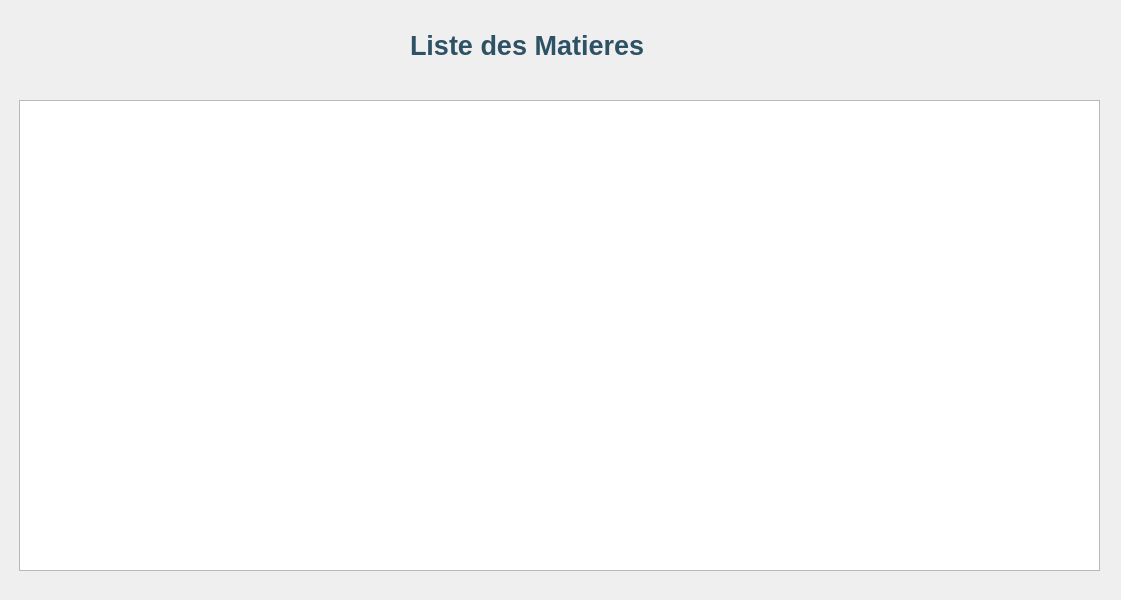
<?xml version="1.0" encoding="UTF-8"?>
<ui version="4.0">
 <class>Dialog</class>
 <widget class="QDialog" name="Dialog">
  <property name="geometry">
   <rect>
    <x>0</x>
    <y>0</y>
    <width>1121</width>
    <height>600</height>
   </rect>
  </property>
  <property name="windowTitle">
   <string>Dialog</string>
  </property>
  <widget class="QLabel" name="label_10">
   <property name="geometry">
    <rect>
     <x>410</x>
     <y>20</y>
     <width>291</width>
     <height>51</height>
    </rect>
   </property>
   <property name="font">
    <font>
     <family>Arial</family>
     <pointsize>20</pointsize>
     <weight>75</weight>
     <bold>true</bold>
     <underline>false</underline>
    </font>
   </property>
   <property name="styleSheet">
    <string notr="true">color:rgba(46,82,101,255);
background-color:rgba(0,0,0,0);
</string>
   </property>
   <property name="text">
    <string>Liste des Matieres</string>
   </property>
  </widget>
  <widget class="QTableView" name="tableView">
   <property name="geometry">
    <rect>
     <x>19</x>
     <y>100</y>
     <width>1081</width>
     <height>471</height>
    </rect>
   </property>
  </widget>
  <widget class="QLabel" name="label_4">
   <property name="geometry">
    <rect>
     <x>-10</x>
     <y>-150</y>
     <width>1131</width>
     <height>761</height>
    </rect>
   </property>
   <property name="styleSheet">
    <string notr="true">border-image:url(:/img/897.jpg);</string>
   </property>
   <property name="text">
    <string/>
   </property>
  </widget>
  <zorder>label_4</zorder>
  <zorder>label_10</zorder>
  <zorder>tableView</zorder>
 </widget>
 <resources>
  <include location="../img/back.qrc"/>
 </resources>
 <connections/>
</ui>
